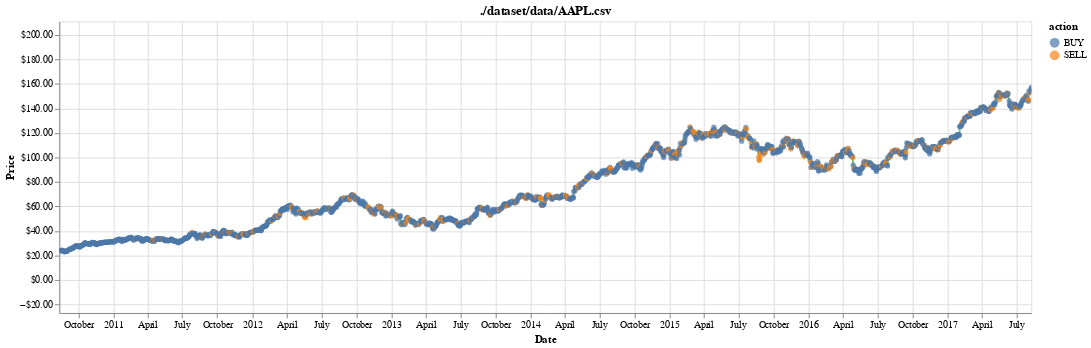

Notebook code cell kept with this figure:
### Code cell
chart = visualize(df, history, title=test_stock)
chart

### Figure 1 — Vega-Lite specification as saved in the notebook (floating-point values rounded to 4 significant figures; data arrays with more than 128 entries replaced by an {"elided": "..."} marker saying what was removed)
{"config": {"view": {"continuousWidth": 400, "continuousHeight": 300}}, "layer": [{"mark": {"type": "line", "color": "green", "opacity": 0.5}, "encoding": {"x": {"field": "date", "type": "temporal"}, "y": {"axis": {"format": "$.2f", "title": "Price"}, "field": "position", "scale": {"clamp": true, "domain": [-26.97, 211.1]}, "type": "quantitative"}}, "selection": {"selector003": {"type": "interval", "bind": "scales", "encodings": ["x"]}}}, {"mark": {"type": "point", "filled": true}, "encoding": {"color": {"field": "action", "type": "nominal"}, "x": {"axis": {"title": "Date"}, "field": "date", "type": "temporal"}, "y": {"axis": {"format": "$.2f", "title": "Price"}, "field": "position", "scale": {"clamp": true, "domain": [-26.97, 211.1]}, "type": "quantitative"}}, "selection": {"selector004": {"type": "interval", "bind": "scales", "encodings": ["x"]}}, "transform": [{"filter": "(datum.action !== 'HOLD')"}]}], "data": {"name": "data-dfbf49109d5ec38347cad3762340e044"}, "height": 300, "title": "./dataset/data/AAPL.csv", "width": 1000, "$schema": "https://vega.github.io/schema/vega-lite/v4.17.0.json", "datasets": {"data-dfbf49109d5ec38347cad3762340e044": {"elided": "1761 records"}}}
